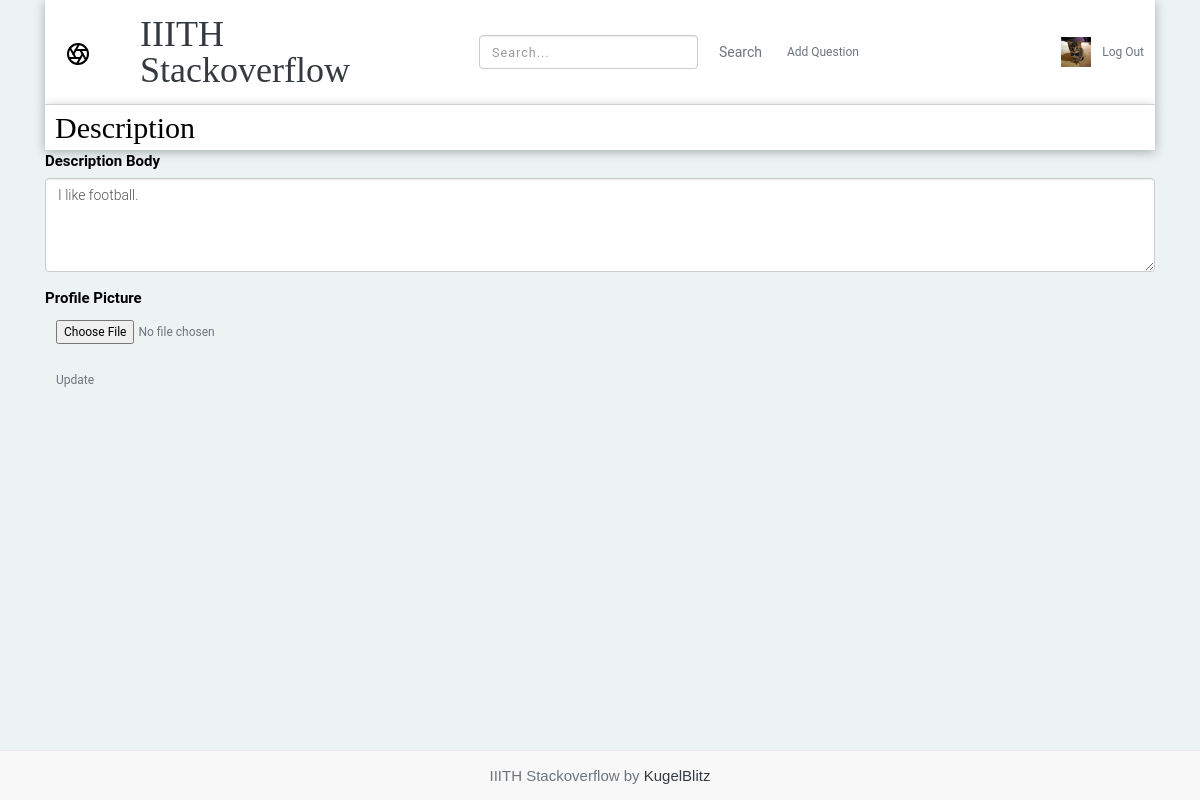
The app's page /auth/1/update_profile (signed in) with its own data.
### tables this page shows
CREATE TABLE user (
  id INTEGER PRIMARY KEY AUTOINCREMENT,
  username TEXT UNIQUE NOT NULL,
  email TEXT UNIQUE NOT NULL,
  password TEXT NOT NULL,
  description VARCHAR(100) NULL,
  reputation INTEGER DEFAULT 0,
  profile_picture VARCHAR(256) DEFAULT NULL
);

### flaskr/auth.py (the view, shortened to what this page needs)
@bp.route('/<int:id>/update_profile', methods=('GET', 'POST'))
def update_profile(id):
    user=get_user(id)
    profile_picture=g.user['profile_picture']
    return render_template('auth/update_profile.html',user_data=user)

### flaskr/auth.py (called while the page is built)
@bp.before_app_request
def load_logged_in_user():
    user_id = session.get('user_id')
    if user_id is None:
        g.user = None
    else:
        g.user = get_db().execute(
            'SELECT * FROM user WHERE id = ?', (user_id,)
        ).fetchone()

def get_user(id):
    user = get_db().execute('select * from user where id=?',(id,)).fetchone()
    if user is None:
        abort(404, "User id {0} doesn't exist.".format(id))
    return user

### flaskr/db.py (called while the page is built)
def get_db():
    if 'db' not in g:
        g.db = sqlite3.connect(
            current_app.config['DATABASE'],
            detect_types=sqlite3.PARSE_DECLTYPES
        )
        g.db.row_factory = sqlite3.Row
    return g.db

### flaskr/templates/auth/update_profile.html
{% extends 'base.html' %}
{% block header %}
<h3 style="margin-left: 10px; font-family: Playfair Display">{% block title %}Description{% endblock %}</h3>
{% endblock %}
{% block content %}
<form method="post" enctype="multipart/form-data">
        <div class="form-group">
            <label for="title">Description</label>
            <label for="body">Body</label>
            <textarea class="form-control" rows="4" name="description_body" id="description_body" required class="form-control" >{{ request.form['description_body'] or user_data['description'] }}</textarea>
        </div>
        <div class="form-group">
            <label for="pic">Profile Picture</label>
          <input class="btn btn-sm btn-outline-secondary" type="file" name="file" id="file">
        </div>
        <button type="submit" class="btn btn-sm btn-outline-secondary">Update</button>
</form>
{% endblock %}
{% block footer %}
{{super()}}
{% endblock %}

### flaskr/templates/base.html (shortened to what this page needs)
<!doctype html>
    <link rel="stylesheet" href="https://use.fontawesome.com/releases/v5.5.0/css/all.css">
    <link rel="stylesheet" href="https://maxcdn.bootstrapcdn.com/bootstrap/4.0.0/css/bootstrap.min.css"
>
    <link type="text/css" rel="stylesheet" href="{{ url_for('static', filename='css/style.css') }}">
<link rel="stylesheet" href="{{ url_for('static', filename='css/style.css') }}">
<link rel="stylesheet" href="https://cdnjs.cloudflare.com/ajax/libs/twitter-bootstrap/3.3.7/css/bootstrap.min.css">
<link rel="stylesheet" href="https://cdnjs.cloudflare.com/ajax/libs/bootstrap-tagsinput/0.8.0/bootstrap-tagsinput.css">
<link rel="stylesheet" href="{{ url_for('static', filename='css/bootstrap-tagsinput.css') }}">
<link href="{{ url_for('static', filename='css/styles.css') }}" rel="stylesheet">
<link href="{{ url_for('static', filename='css/responsive.css') }}" rel="stylesheet">
<link href="{{ url_for('static', filename='css/w3.css') }}" rel="stylesheet">
<link href="{{ url_for('static', filename='css/single-post-2/css/styles.css') }}" rel="stylesheet">	<link href="single-post-2/css/responsive.css" rel="stylesheet">
<link media="all" rel="stylesheet" href="https://code.ionicframework.com/ionicons/2.0.1/css/ionicons.min.css" />
<body>
    <div class="container">
        <header class="blog-header py-3">
            <div class="row flex-nowrap justify-content-between align-items-center">
                <div class="col-sm-1 pt-1">
                </div>
                <div class="col-sm-3 text-left">
                    <a class="blog-header-logo text-dark" href="{{ url_for('question.index')}}">IIITH Stackoverflow</a>
                </div>
                <div class="col-4 d-flex justify-content-end align-items-right">
                    <form class="form-inline my-0 my-sm-0" method="post" action="/search">
                         <input class="form-control mr-sm-2" type="search" placeholder="Search..." aria-label="Search" name="pattern">
                        <button class="btn btn-outline-secondary" type="submit">Search</button>
                    </form>
                </div>
                {% if g.user %}
                <div class="col-sm-1 d-flex justify-content-end align-items-right">
                    <form action="/create">
                      <button type="submit" class="btn btn-sm btn-outline-secondary">Add Question</button>
                      </form>
                </div>
                <div class="col-sm-3 d-flex justify-content-end align-items-left">
                    <div class="avatar-area">
                        <a class="avatar" href="{{ url_for('auth.profile',id=g.user['id']) }}"><img style="height:30px; width:30px;" src="{{ url_for('static', filename=g.user['profile_picture'])}}"></a>
                    </div>
                    <form action="/auth/logout">
                       <button type="submit" class="btn btn-sm btn-outline-secondary">Log Out</button>
                    </form>
                </div>
                {% endif %}
            </div>
        </header>
    </div>
    <div class="container">
    <section class="content">
        <header>
          {% block header %}{% endblock %}
        </header>
        {% block content %}{% endblock %}
      </section>
    </div>
    {% block footer %}
    <p>&nbsp; &nbsp;</p>
    <p>&nbsp; &nbsp;</p>
            <footer class="navbar navbar-default navbar-fixed-bottom">
    <p class="text-muted" align="center">IIITH Stackoverflow by <a href="{{url_for('question.about')}}" class="text-dark">KugelBlitz</a></p>
</footer>
{% endblock %}
</body>
</html>

### flaskr/static/css/style.css (style rules this page uses)
.blog-header { line-height: 1; border-bottom: 1px solid #e5e5e5; }
.blog-header-logo { font-family: "Playfair Display", serif; font-size: 2.25rem; }
h1, h2, h3, h4, h5, h6 { font-family: "Playfair Display", Georgia, "Times New Roman", serif; }

### flaskr/static/css/styles.css (style rules this page uses)
body { font-size: 15px; font-family: 'Roboto', sans-serif; width: 100%; height: 80%; margin: 0; font-weight: 300; -webkit-font-smoothing: antialiased; -moz-osx-font-smoothing: grayscale; word-wrap: break-word; background: #EDF3F3; color: #000; }
h1, h2, h3, h4, h5, h6, p, a, ul, span, li, img { margin: 0; padding: 0; font-weight: 300; }
h1,h2,h3,h4,h5,h6 { line-height: 1.5; }
p { line-height: 1.6; font-family: 'Maven Pro', sans-serif; font-weight: 400; color: #444; }
h3 { font-size: 2em; }
a, button { display: inline-block; text-decoration: none; color: inherit; transition: all .3s; }
img { width: 100%; }
header { font-weight: 400; }
header { overflow: hidden; background: #fff; box-shadow: 0px 2px 10px rgba(0,0,0, .3); }
footer { padding: 70px 0 30px; background: #fff; }

### flaskr/static/css/w3.css (style rules this page uses)
*,*:before,*:after { box-sizing:inherit }
body { margin:0 }
article,aside,details,figcaption,figure,footer,header,main,menu,nav,section,summary { display:block }
a { background-color:transparent;-webkit-text-decoration-skip:objects }
img { border-style:none }
svg:not(:root) { overflow:hidden }
button,input,select,textarea { font:inherit;margin:0 }
button,input { overflow:visible }
button,select { text-transform:none }
button,html [type=button],[type=reset],[type=submit] { -webkit-appearance:button }
textarea { overflow:auto }
[type=search] { -webkit-appearance:textfield;outline-offset:-2px }
html,body { font-family:Verdana,sans-serif;font-size:15px;line-height:1.5 }
h3 { font-size:24px }
h1,h2,h3,h4,h5,h6 { font-family:"Segoe UI",Arial,sans-serif;font-weight:400;margin:10px 0 }
img { vertical-align:middle }
a { color:inherit }

### flaskr/static/css/single-post-2/css/styles.css (style rules this page uses)
body { font-size: 15px; font-family: 'Roboto', sans-serif; width: 100%; height: 100%; margin: 0; font-weight: 300; -webkit-font-smoothing: antialiased; -moz-osx-font-smoothing: grayscale; word-wrap: break-word; background: #EDF3F3; color: #000; }
h1, h2, h3, h4, h5, h6, p, a, ul, span, li, img { margin: 0; padding: 0; font-weight: 300; }
h1,h2,h3,h4,h5,h6 { line-height: 1.5; }
p { line-height: 1.6; font-family: 'Maven Pro', sans-serif; font-weight: 400; color: #444; }
h3 { font-size: 2em; }
a, button { display: inline-block; text-decoration: none; color: inherit; transition: all .3s; }
img { width: 100%; }
header { font-weight: 400; }
header { overflow: hidden; background: #fff; box-shadow: 0px 2px 10px rgba(0,0,0, .3); }
footer { padding: 70px 0 30px; margin-top: 40px; background: #fff; }

### records on screen
user: profile_picture (picture), description_body "I like football."
